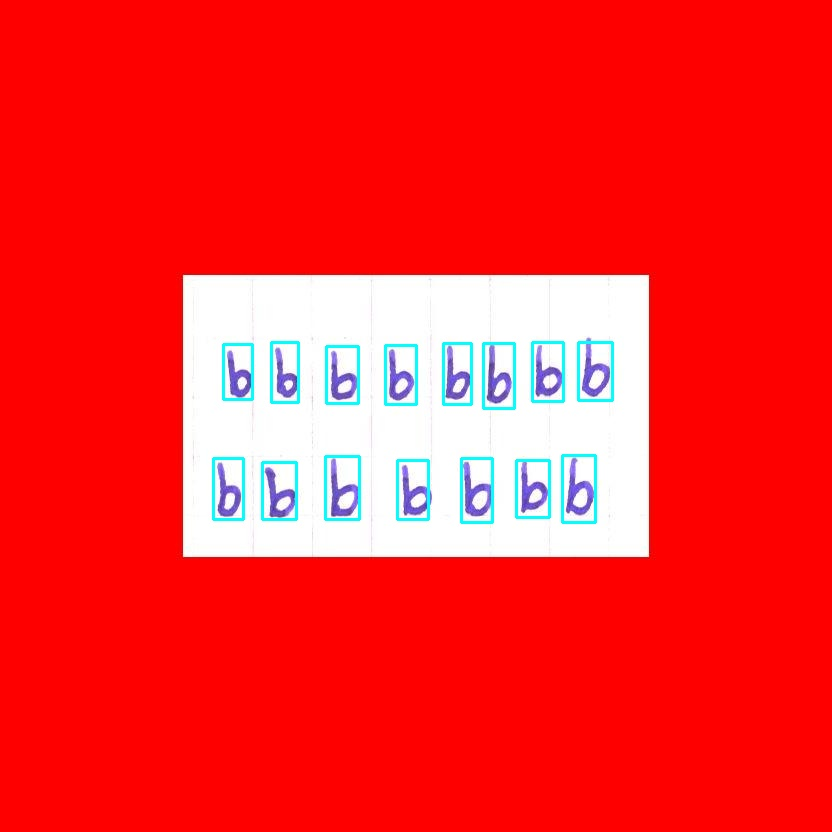
#> input picture test.jpg, 832 x 832 px
$ python -i normalize_text_regions.py   (imports and definitions only)
#> lines starting #> are read from the running program, lines starting #| are printed output that depends on the picture
from PIL.Image import new as new_Image, NEAREST
from multiprocessing import Pool

cwd = "temp/images/text_regions/"


def normalize(data):

    text_region,image_name,index = data

    new_text_region = new_Image("RGB",(832,832),"red")
    temp_size = text_region.size

    if text_region.size[0] > 832 and text_region.size[1] > 832: text_region = text_region.resize((832,832),NEAREST)
    elif text_region.size[0] > 832: text_region = text_region.resize((832,text_region.size[1]))
    elif text_region.size[1] > 832: text_region = text_region.resize((text_region.size[0],832))

    dist_left = round((832-text_region.size[0])/2)
    dist_top  = round((832-text_region.size[1])/2)

    new_text_region.paste(text_region,(dist_left,dist_top))

    new_text_region.save(cwd+image_name+"/normalized "+str(index)+".jpg")

    index += 1

    return (temp_size[0]/832,temp_size[1]/832),(dist_left,dist_top)


# [44 lines left out: function normalize_text_regions, not called in this run]

>>> import cv2
>>> picture = cv2.imread('../../test.jpg', cv2.IMREAD_GRAYSCALE)
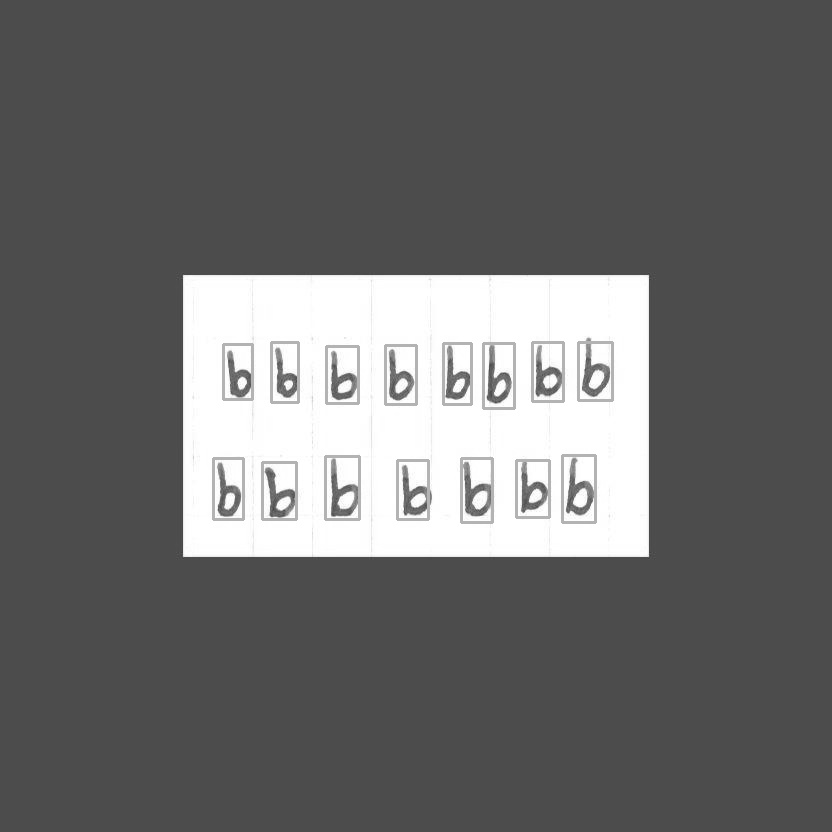
#> picture: shape (832, 832); min 62, max 255, mean 106.9
#> (the run stopped early here; a loop or call above may not have finished)
